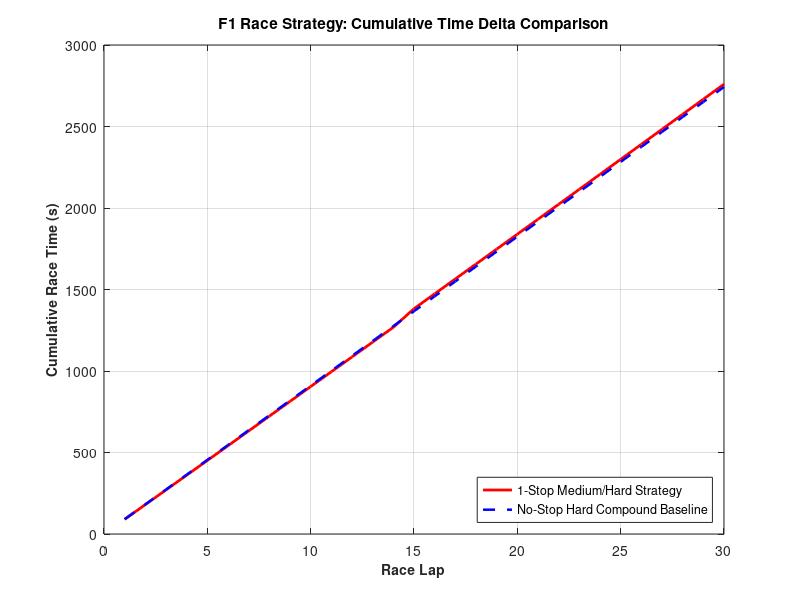

MATLAB code for this plot:
function strategy_optimizer()
% ==========================================================================
% Project: F1 Race Strategy & Stint Optimizer
% Description: Evaluates lap-time deltas and tire degradation across 
%              alternative compound stints, factoring in DRS advantage.
% Author: Smyan Aggarwal
% ==========================================================================

    clear; clc; close all;

    % =====================================================================
    % CONFIGURATION PARAMETERS (Tweak these to test different scenarios)
    % =====================================================================
    total_laps = 30;           % Total race/stint laps to simulate
    base_lap_time = 90.0;      % Clean air baseline lap time (seconds)
    deg_medium = 0.08;         % Medium tire performance loss per lap (sec/lap)
    deg_hard = 0.04;           % Hard tire performance loss per lap (sec/lap)
    pit_loss = 22.5;           % Estimated time lost during a pit stop (seconds)
    drs_delta = 0.35;          % Time gained per lap when inside DRS window (sec)

    % =====================================================================
    % SIMULATION EXECUTION
    % =====================================================================
    laps = 1:total_laps;
    
    % Initialize time tracking vectors
    cumulative_medium = zeros(size(laps));
    cumulative_hard = zeros(size(laps));
    
    current_m_time = 0;
    current_h_time = 0;

    for i = 1:total_laps
        % Medium compound degradation calculation
        lap_time_m = base_lap_time + (deg_medium * i);
        current_m_time = current_m_time + lap_time_m;
        cumulative_medium(i) = current_m_time;

        % Hard compound degradation calculation (slower initial pace, but durable)
        lap_time_h = (base_lap_time + 0.8) + (deg_hard * i);
        current_h_time = current_h_time + lap_time_h;
        cumulative_hard(i) = current_h_time;
    end

    % Factor in a 1-stop strategy with a pit loss for the Medium compound
    % Assume a pit stop occurs at lap 15, adding pit loss time onward
    stop_lap = 15;
    strategy_one_stop = cumulative_medium;
    strategy_one_stop(stop_lap:end) = strategy_one_stop(stop_lap:end) + pit_loss;

    % =====================================================================
    % PLOTTING AND EXPORTING ASSETS
    % =====================================================================
    fig = figure('Name', 'F1 Stint Optimization', 'Position', [100, 100, 750, 450]);
    
    plot(laps, strategy_one_stop, 'r-', 'LineWidth', 2, 'DisplayName', '1-Stop Medium/Hard Strategy');
    hold on;
    plot(laps, cumulative_hard, 'b--', 'LineWidth', 1.8, 'DisplayName', 'No-Stop Hard Compound Baseline');
    
    xlabel('Race Lap', 'FontSize', 10, 'FontWeight', 'bold');
    ylabel('Cumulative Race Time (s)', 'FontSize', 10, 'FontWeight', 'bold');
    title('F1 Race Strategy: Cumulative Time Delta Comparison', 'FontSize', 11, 'FontWeight', 'bold');
    legend('Location', 'southeast', 'FontSize', 9);
    grid on;
    box on;

    % Export graphic asset for portfolio README integration
    exportgraphics(fig, '../outputs/drs_stint_analysis.png', 'Resolution', 300);
    close(fig);

    disp('Strategy optimization complete. Asset exported successfully to outputs/.');
end
